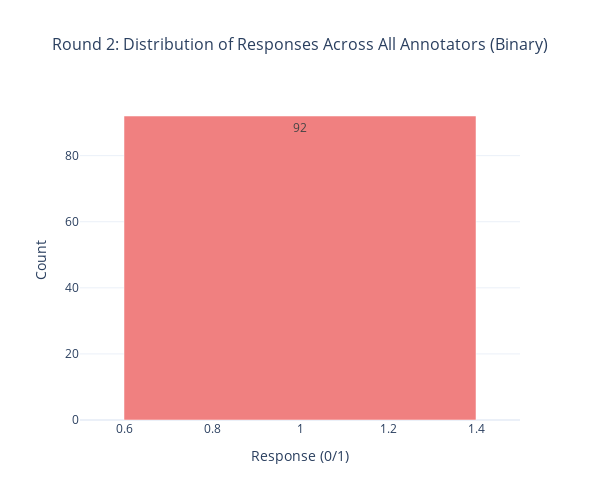

Notebook code for this chart:
### Code cell
# 5. Round 2 Response Distribution
print("5. Round 2: Response Distribution")

r2_dist = round_2.stack().value_counts()
fig5 = go.Figure(data=go.Bar(x=r2_dist.index, y=r2_dist.values, text=r2_dist.values, textposition="auto", marker_color="lightcoral"))

fig5.update_layout(title={"text": "Round 2: Distribution of Responses Across All Annotators (Binary)", "x": 0.5, "font": {"size": 16}}, xaxis_title="Response (0/1)", yaxis_title="Count", height=500, width=600)

fig5.show()

### Figure 1 — Plotly figure (JSON) as saved in the notebook; plotly's stock layout.template omitted (floating-point values rounded to 4 significant figures)
{"data": [{"marker": {"color": "lightcoral"}, "text": [92.0], "textposition": "auto", "type": "bar", "x": [1], "y": [92]}], "layout": {"height": 500, "title": {"font": {"size": 16}, "text": "Round 2: Distribution of Responses Across All Annotators (Binary)", "x": 0.5}, "width": 600, "xaxis": {"title": {"text": "Response (0/1)"}}, "yaxis": {"title": {"text": "Count"}}}}
